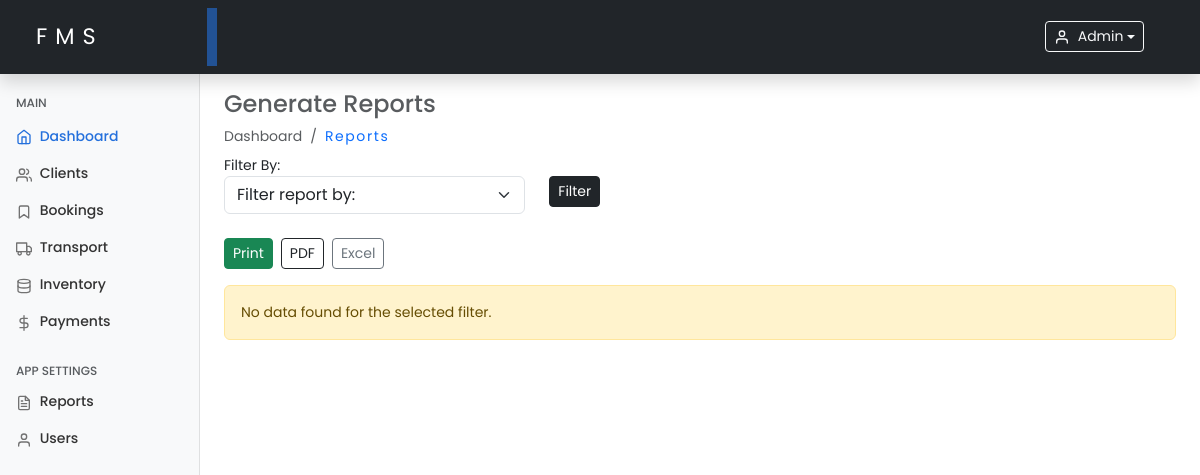
Before: /reports.php (signed in) with the older database file.
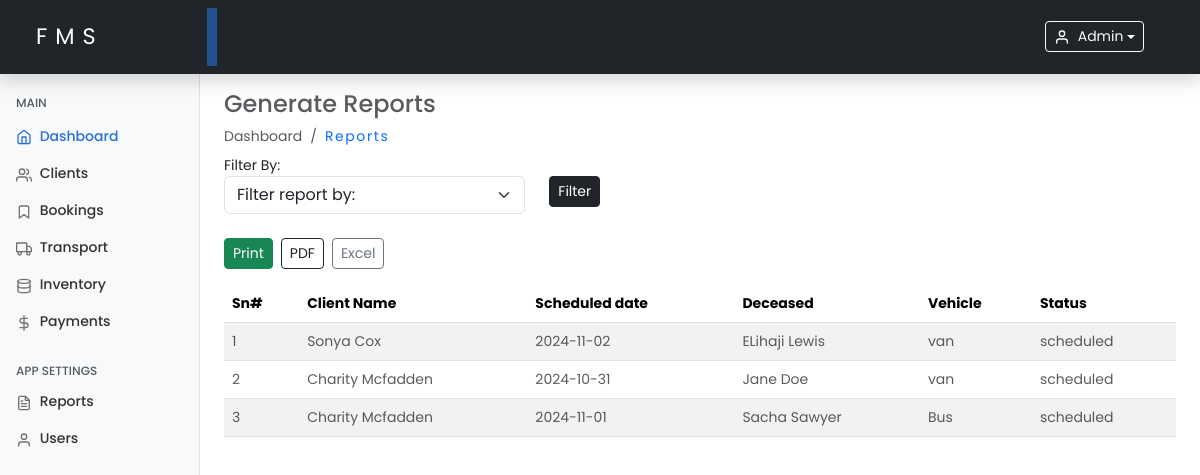
After: the same page with the newer database file.
### tables this page shows
CREATE TABLE `bookings` (
  `id` int(11) NOT NULL,
  `client_id` varchar(100) NOT NULL,
  `deceased_name` varchar(100) NOT NULL,
  `service_type` enum('burial','cremation','other') DEFAULT 'burial',
  `schedule_date` date NOT NULL,
  `vehicle_type` varchar(150) DEFAULT NULL,
  `request` varchar(255) DEFAULT NULL,
  `status` enum('scheduled','completed') DEFAULT 'scheduled',
  `created_at` timestamp NOT NULL DEFAULT current_timestamp(),
  `updated_at` timestamp NOT NULL DEFAULT current_timestamp() ON UPDATE current_timestamp()
);

CREATE TABLE `clients` (
  `id` int(11) NOT NULL,
  `client_name` varchar(100) NOT NULL,
  `client_phone` varchar(20) NOT NULL,
  `client_email` varchar(100) DEFAULT NULL,
  `client_address` varchar(255) DEFAULT NULL,
  `deceased_name` varchar(100) NOT NULL,
  `deceased_age` int(3) NOT NULL,
  `deceased_date_of_death` date NOT NULL,
  `deceased_cause` enum('natural','sickness','accident','other') NOT NULL,
  `deceased_gender` enum('male','female','other') NOT NULL,
  `created_at` timestamp NOT NULL DEFAULT current_timestamp(),
  `updated_at` timestamp NOT NULL DEFAULT current_timestamp() ON UPDATE current_timestamp()
);

### includes/functions.php (called while the page is built, shortened)
<?php
function fetchLogisticsData($conn)
{
    $logisticsData = [];
    $sql = "SELECT b.id, b.vehicle_type, b.deceased_name, b.schedule_date, b.status,
                   c.client_name AS client_name
            FROM bookings b
            JOIN clients c ON b.client_id = c.id";
    $result = $conn->query($sql);
    if ($result && $result->num_rows > 0) {
        while ($row = $result->fetch_assoc()) {
            $logisticsData[] = $row;
        }
    }
    return $logisticsData;
}

### reports.php (the view, shortened to what this page needs)
<?php
include 'includes/functions.php';
include './includes/header.php';
include './includes/sidebar.php';
$logisticsData = fetchLogisticsData($conn);
$filter = '';
?>
<main class="col-md-9 ms-sm-auto col-lg-10 px-md-4 mt-2">
    <h4 class="text-muted mt-2">Generate Reports</h4>
    <ol class="breadcrumb mb-2">
        <li class="breadcrumb-item active">Dashboard</li>
        <li class="breadcrumb-item">
            <a class="text-decoration-none hover-underline" href="./reports.php">Reports</a>
        </li>
    </ol>
    <form method="GET" action="reports.php">
        <div class="row mb-3">
            <div class="col-md-4 mb-2">
                <label for="filter">Filter By:</label>
                <select name="filter" id="filter" class="form-select sm-select" onchange="toggleDateFields()">
                    <option value="#!" selected>Filter report by:</option>
                </select>
            </div>
            <div class="col-md-2">
                <label>&nbsp;</label>
                <button type="submit" class="btn btn-sm btn-dark d-block">Filter</button>
            </div>
        </div>
    </form>
    <div class="d-flex justify-content-start mb-3">
        <button type="button" class="btn btn-sm btn-success me-2" onclick="printReport();">Print</button>
        <a href="?filter=<?php echo $filter; ?>&export=pdf" class="btn btn-sm btn-outline-dark me-2">PDF</a>
        <a href="?filter=<?php echo $filter; ?>&export=excel" class="btn btn-sm btn-outline-secondary">Excel</a>
    </div>
    <div id="printSection">
        <?php if (!empty($logisticsData)): ?>
            <table class="table table-striped table-hover mt-3">
                <thead>
                    <tr>
                        <th>Sn#</th>
                        <th>Client Name</th>
                        <th>Scheduled date</th>
                        <th>Deceased</th>
                        <th>Vehicle</th>
                        <th>Status</th>
                    </tr>
                </thead>
                <tbody>
                    <?php foreach ($logisticsData as $index => $logistic): ?>
                        <tr>
                            <td class="text-muted"><?php echo $index + 1; ?></td>
                            <td class="text-muted"><?php echo htmlspecialchars($logistic['client_name']); ?></td>
                            <td class="text-muted"><?php echo htmlspecialchars($logistic['schedule_date']); ?></td>
                            <td class="text-muted"><?php echo htmlspecialchars($logistic['deceased_name']); ?></td>
                            <td class="text-muted"><?php echo htmlspecialchars($logistic['vehicle_type']); ?></td>
                            <td class="text-muted"><?php echo htmlspecialchars($logistic['status']); ?></td>
                        </tr>
                    <?php endforeach; ?>
                </tbody>
            </table>
        <?php else: ?>
            <p class="alert alert-warning">No data found for the selected filter.</p>
        <?php endif; ?>
    </div>
</main>
<?php include './includes/footer.php'; ?>

Changed rows visible on the page:
added bookings: client.client_name "Sonya Cox", schedule_date "2024-11-02", deceased_name "ELihaji Lewis", vehicle_type "van", status "scheduled"
added bookings: client.client_name "Charity Mcfadden", schedule_date "2024-10-31", deceased_name "Jane Doe", vehicle_type "van", status "scheduled"
added bookings: client.client_name "Charity Mcfadden", schedule_date "2024-11-01", deceased_name "Sacha Sawyer", vehicle_type "Bus", status "scheduled"
Other visible differences:
text no longer shown: "No data found for the selected filter."
text now shown: "Sn# Client Name Scheduled date Deceased Vehicle Status"
